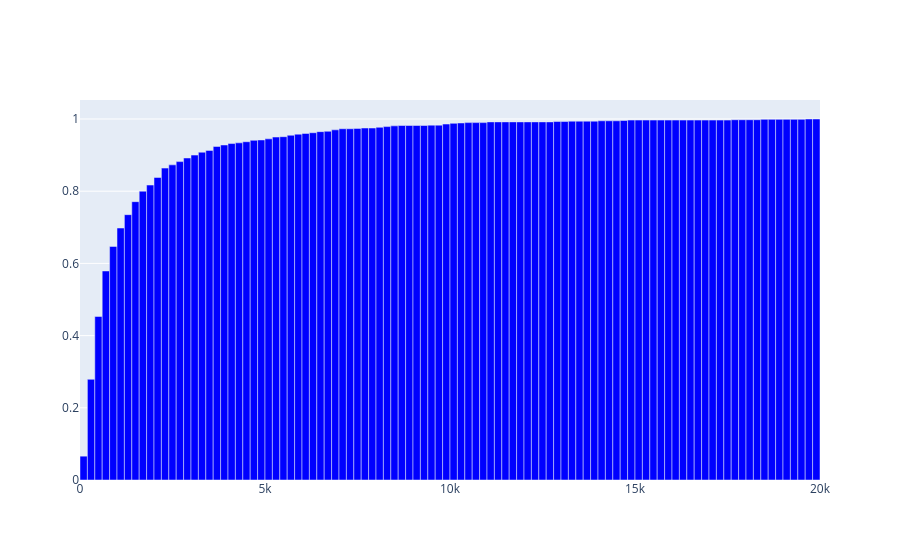
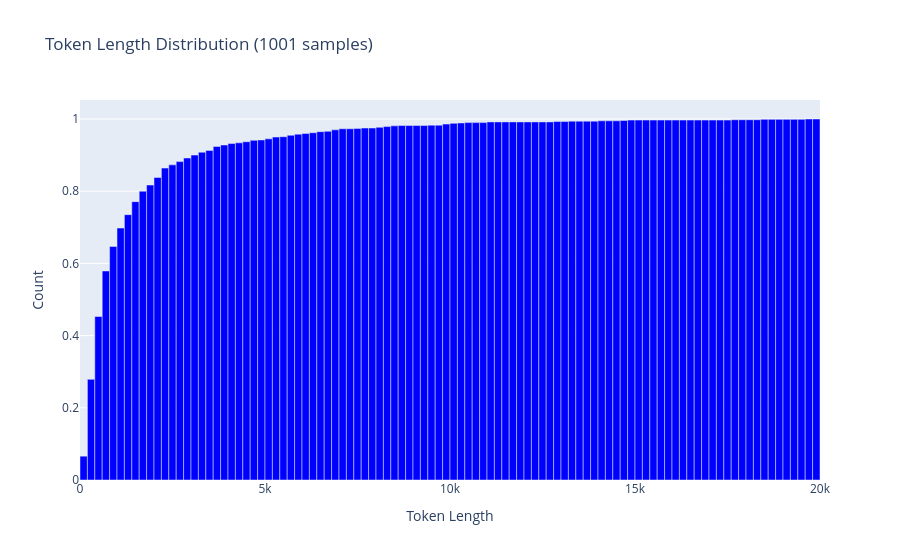
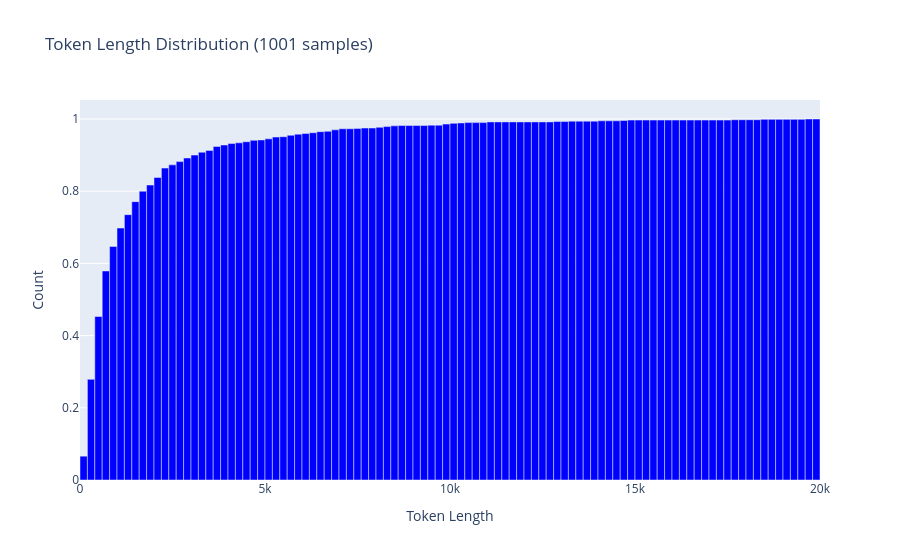
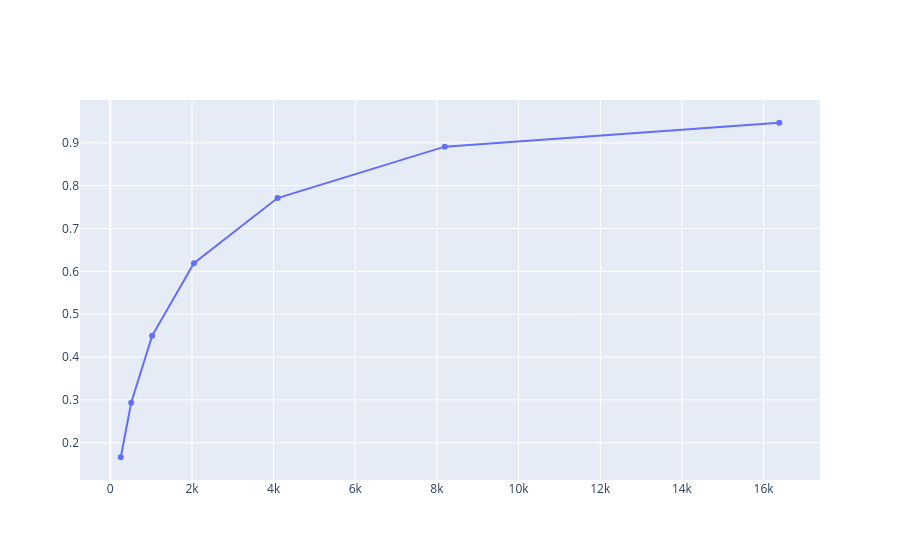

The notebook cell these images were saved under, in order:
### Code cell
# save to pickle
with open("token_lengths.pkl", "rb") as f:
    token_lengths = pickle.load(f)
# define custom bin edges
bin_edges = np.array([0, 64, 256, 512, 1024, 2048, 4096, 8192, 20000])

# use equal binsize=50
bin_edges = np.arange(0, 20001, 200)

# compute histogram
bin_heights, _ = np.histogram(token_lengths, bins=bin_edges)

# normalize to probabilities
bin_heights = bin_heights.astype(float) / bin_heights.sum()

# cumulative heights
bin_heights = np.cumsum(bin_heights)

# finite bin edges for display
finite_edges = np.where(np.isinf(bin_edges), np.nan, bin_edges)
bin_centers = 0.5 * (finite_edges[:-1] + np.nan_to_num(finite_edges[1:], nan=finite_edges[-2]*2))
bin_widths = np.diff(np.nan_to_num(finite_edges, nan=finite_edges[-2]*2))

# build figure
fig = go.Figure()
fig.add_trace(
    go.Bar(
        x=bin_centers,
        y=bin_heights,
        width=bin_widths,
        marker_color="blue",
        name="Token Length Distribution",
    )
)

# update layout
fig.update_layout(
    title=f"Token Length Distribution ({len(token_lengths)} samples)",
    xaxis_title="Token Length",
    yaxis_title="Count",
    bargap=0.1,
)




fig.show()


usage = {}
for n_ctx in [256, 512, 1024, 2048, 4096, 8192, 8192*2]:
    usage[n_ctx] = sum([x if x < n_ctx else n_ctx for x in token_lengths])
    usage[n_ctx] /= sum(token_lengths)

fig = go.Figure()
fig.add_trace(
    go.Scatter(
        x=list(usage.keys()),
        y=list(usage.values()),
        mode="lines+markers",
        name="Token Usage",
    )
)
fig.update_layout(
    title="Token Usage by Context Length",
    xaxis_title="Context Length",
    yaxis_title="Usage",
)
